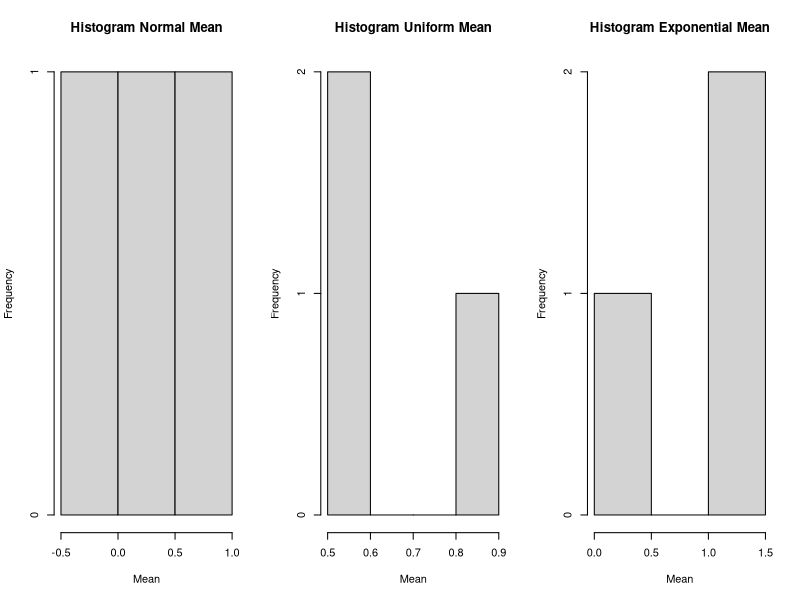
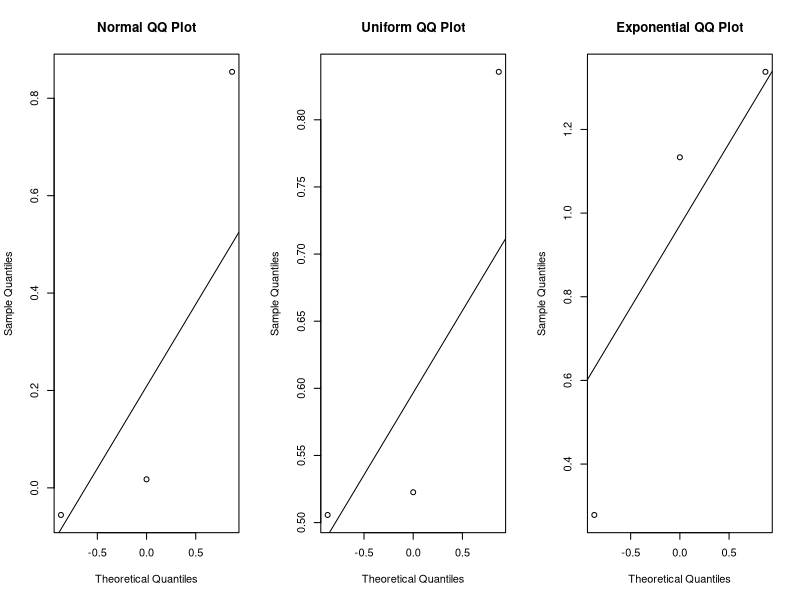

Recreate these plots in R, in order.
## ---- chunk 1
sample_size <- c(2, 5, 25)

normal_samples <- lapply(sample_size, function(n) rnorm(n))

print("Sebaran Normal dengan n = {2, 5, 25} :")
print(normal_samples)
## ---- chunk 2
uniform_samples <- lapply(sample_size, function(n) runif(n))

print("Sebaran Seragam dengan n = {2, 5, 25} :")
print(uniform_samples)
## ---- chunk 3
exponential_samples <- lapply(sample_size, function(n) rexp(n))

print("Sebaran Eksmponensial dengan n = {2, 5, 25} :")
print(exponential_samples)
## ---- chunk 4
# Menghitung rata-rata dari masing-masing sampel
normal_means <- sapply(normal_samples, mean)
uniform_means <- sapply(uniform_samples, mean)
exponential_means <- sapply(exponential_samples, mean)

# Membuat histogram dari rataan contoh
par(mfrow = c(1, 3))
hist(normal_means, main = "Histogram Normal Mean", xlab = "Mean", ylab = "Frequency")
hist(uniform_means, main = "Histogram Uniform Mean", xlab = "Mean", ylab = "Frequency")
hist(exponential_means, main = "Histogram Exponential Mean", xlab = "Mean", ylab = "Frequency")
## ---- chunk 5
# Membuat QQ Plot untuk masing-masing distribusi
qqnorm(normal_means, main = "Normal QQ Plot", xlab = "Theoretical Quantiles", ylab = "Sample Quantiles")
qqline(normal_means)

qqnorm(uniform_means, main = "Uniform QQ Plot", xlab = "Theoretical Quantiles", ylab = "Sample Quantiles")
qqline(uniform_means)

qqnorm(exponential_means, main = "Exponential QQ Plot", xlab = "Theoretical Quantiles", ylab = "Sample Quantiles")
qqline(exponential_means)
